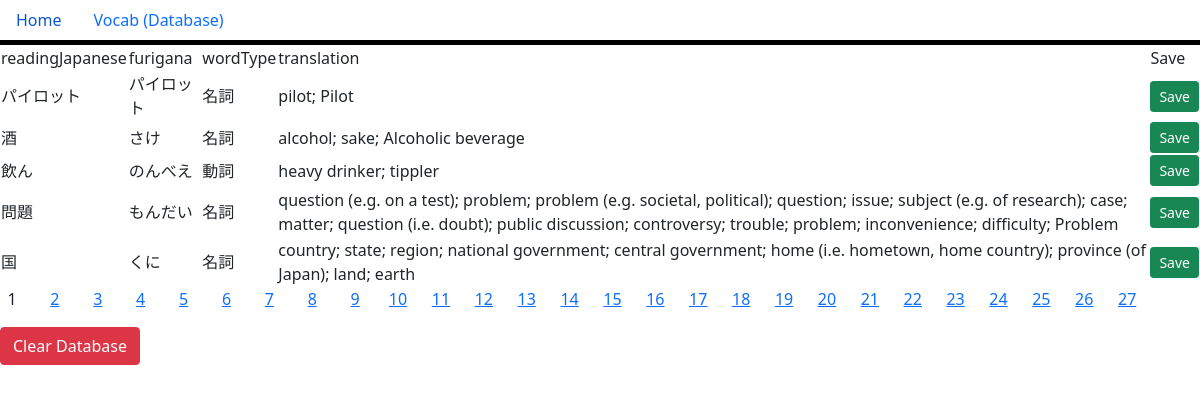
Before: / with the older database file.
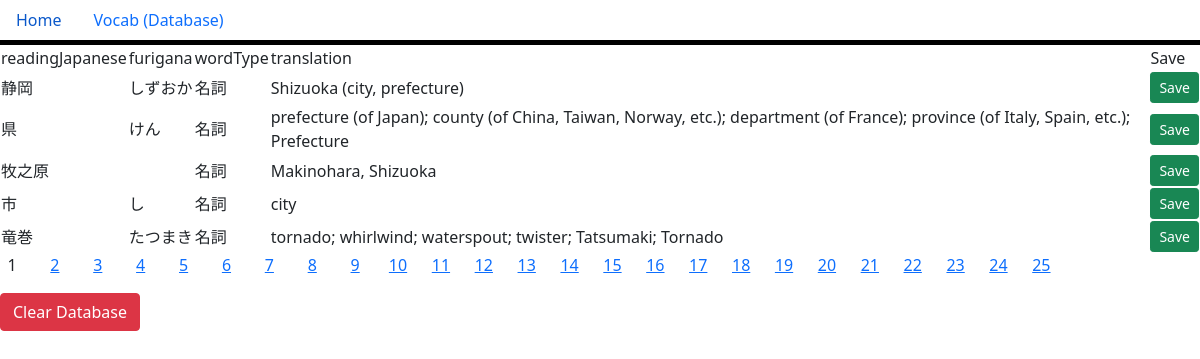
After: the same page with the newer database file.
### main.py (models this page shows, shortened)
class Vocab(db.Model):
    id = db.Column(db.Integer, primary_key=True)
    readingJapanese = db.Column(db.String(50), nullable=False)
    wordType = db.Column(db.String(6), nullable=False)
    translation = db.Column(db.String(300), nullable=False)
    furigana = db.Column(db.String(100), nullable=True)

### main.py (the view, shortened to what this page needs)
@app.route("/", methods=["POST", "GET"])
def index():
    page = int(request.args.get("page", 0))
    per_page = 5
    def remove_saved_vocab(words):
        for vocab in words[:]:
            exists = SavedVocab.query.filter_by(
                readingJapanese=vocab.readingJapanese,
                wordType=vocab.wordType,
                translation=vocab.translation,
                furigana=vocab.furigana
            ).first()
            if exists:
                db.session.delete(vocab)
        db.session.commit()
    if request.method == "GET":
        total_words = Vocab.query.count()
        total_pages = (total_words + per_page - 1) // per_page
        page_numbers = list(range(total_pages))
        words = Vocab.query.offset(page * per_page).limit(per_page).all()
        for vocab in words:
            if not vocab.translation:
                result = data_proccessing_unit.get_jisho_translation(vocab.readingJapanese)
                translation = "; ".join(result["translations"]) if isinstance(result["translations"], list) else result["translations"]
                furigana = result["furigana"]
                vocab.translation = translation
                vocab.furigana = furigana
                db.session.commit()
        remove_saved_vocab(words)
        words = Vocab.query.offset(page * per_page).limit(per_page).all()
        next_page = page + 1
        prev_page = page - 1
        return render_template(
            "homepage.html",
            words=words,
            next_page=next_page,
            prev_page=prev_page,
            page=page,
            page_numbers=page_numbers,
            total_pages=total_pages
        )

### templates/homepage.html (shortened to what this page needs)
{% extends 'base.html' %}
{% block head %}
<link rel="stylesheet" href="../static/style.css">
{% endblock %}
{% block body %}
<div>
    {% if words|length > 0 %}
    <table>
        <tr>
            <td>readingJapanese</td>
            <td>furigana</td>
            <td>wordType</td>
            <td>translation</td>
            <td>Save</td>
        </tr>
        {% for item in words %}
        <tr>
            <td>{{ item.readingJapanese }}</td>
            <td>{{ item.furigana }}</td>
            <td>{{ item.wordType }}</td>
            <td>{{ item.translation }}</td>
            <td>
                <form method="post" action="/save_vocab" style="display:inline;">
                    <button type="submit" class="btn btn-success btn-sm">Save</button>
                </form>
            </td>
        </tr>
        {% endfor %}
    </table>
    <div class="pagination">
        {% for num in page_numbers %}
        {% if num == page %}
        <span class="active">{{ num + 1 }}</span>
        {% else %}
        <a href="/?page={{ num }}">{{ num + 1 }}</a>
        {% endif %}
        {% endfor %}
    </div>
    <form method="post" action="/clear" style="margin-top: 1em;">
        <button type="submit" class="btn btn-danger">Clear Database</button>
    </form>
    {% endif %}
</div>
{% endblock %}

### templates/base.html (shortened to what this page needs)
<!DOCTYPE html>
<html lang="en">
<head>
    <link rel="stylesheet" href="../static/style.css">
    <link href="https://cdn.jsdelivr.net/npm/bootstrap@5.0.2/dist/css/bootstrap.min.css" rel="stylesheet"
>
    {% block head %} {% endblock %}
</head>
<body>
    <ul class="nav">
        <li class="nav-item">
            <a class="nav-link" aria-current="page" href="/">Home</a>
        </li>
        <li class="nav-item">
            <a class="nav-link" href="/saved">Vocab (Database)</a>
        </li>
    </ul>
    {% block body %} {% endblock %}
</body>
</html>

### static/style.css (style rules this page uses)
.nav { border-bottom: 5px solid black; }
.pagination a, .pagination span { margin-right: 5mm; display: inline-block; min-width: 24px; text-align: center; }

Changed rows visible on the page:
removed Vocab: readingJapanese "飲ん", furigana "のんべえ", wordType "動詞", translation "heavy drinker; tippler"
no longer on this page (row edited): Vocab: readingJapanese "問題", furigana "もんだい", wordType "名詞", translation "question (e.g. on a test); problem; problem (e.g. societal, political); question; issue; subject (e.g. of research); case; matter; question (i.e. doubt); public discussion; controversy; trouble; problem; inconvenience; difficulty; Problem"
no longer on this page (row edited): Vocab: readingJapanese "国", furigana "くに", wordType "名詞", translation "country; state; region; national government; central government; home (i.e. hometown, home country); province (of Japan); land; earth"
added Vocab: readingJapanese "静岡", furigana "しずおか", wordType "名詞", translation "Shizuoka (city, prefecture)"
added Vocab: readingJapanese "県", furigana "けん", wordType "名詞", translation "prefecture (of Japan); county (of China, Taiwan, Norway, etc.); department (of France); province (of Italy, Spain, etc.); Prefecture"
changed Vocab: readingJapanese "パイロット" → "牧之原"; translation "pilot; Pilot" → "Makinohara, Shizuoka"; furigana "パイロット" → (not shown)
changed Vocab: readingJapanese "酒" → "市"; furigana "さけ" → "し"; translation "alcohol; sake; Alcoholic beverage" → "city"
added Vocab: readingJapanese "竜巻", furigana "たつまき", wordType "名詞", translation "tornado; whirlwind; waterspout; twister; Tatsumaki; Tornado"
Other visible differences:
list line gone: "26"
list line gone: "27"
